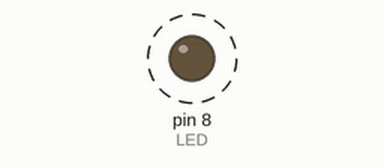
Recording of a sketch running on a simulated Arduino Uno, built with avr-gcc and run on an emulated ATmega328P. On the bench: output pins drawn as LEDs (lit = HIGH). Dashed ring = blinking.

Above: at 0.2 s.
Timing chart, 0 to 3.0 s (numbered marks = the images above):
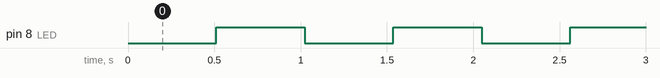

The sketch:

LED_Blink_WDT.ino
```cpp
// Toggle an LED with the watch dog timer
// Sleep inbetween

#include <avr/io.h>
#include <util/delay.h>
#include <avr/power.h>
#include <avr/sleep.h>

#ifndef F_CPU
#define F_CPU 1000000UL
#endif

#define LED PB0

ISR(WDT_vect) {
  PORTB ^= (1 << PB0);
}

// Setup the Watch Dog Timer (WDT)
void setupWDT() {
  // Disable interrupts
  cli();

  // Reset the watchdog timer control register
  //CCP = 0xD8;                                                                                 // Enable confic changes
  WDTCSR = (1 << WDIE) | (0 << WDE) | (0 << WDP3) | (1 << WDP2) | (0 << WDP1) | (1 << WDP0);  // Enable WDT

  // Re-enable interrupts
  sei();
}


// Enter Sleep Mode
void enterSleep(void) {
  cli();
  set_sleep_mode(SLEEP_MODE_PWR_DOWN);
  //set_sleep_mode(SLEEP_MODE_IDLE);
  //sleep_enable();
  sleep_cpu();

  // Nothing happens until WDT timeout
  sei();
  sleep_disable();
}

void setup() {

  // LED pin as output
  DDRB |= (1 << LED);

  setupWDT();
}

void loop() {
  enterSleep();
}
```

Measured:
- by itself, pin 8 (LED): alternates HIGH for 0.51 s and LOW for 0.51 s
